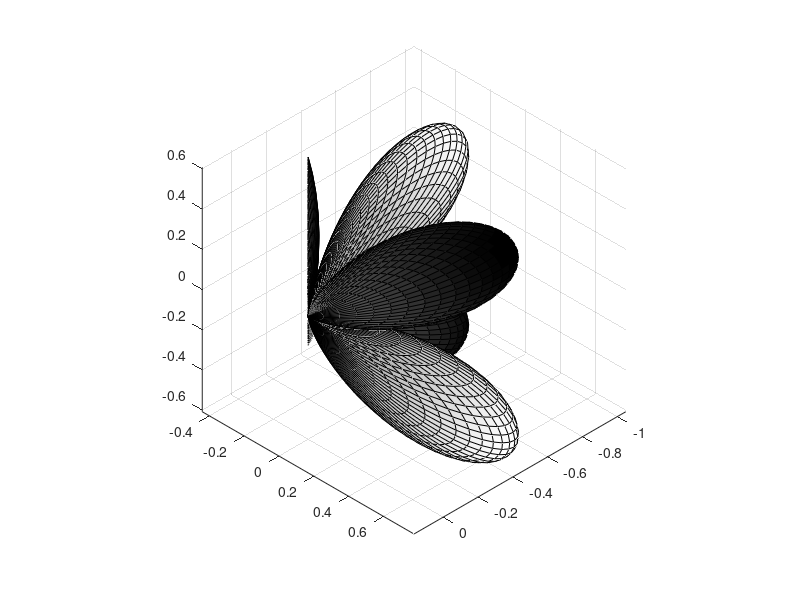

MATLAB code to generate this figure: (Note: this script raises an error after producing the figure.)
function [] = meshgen

	numt15=8; nump15=8;

	rho_ref=0.0; rho_scale=1.0;
	% ex1 real
	fid = fopen('tex/ex1a-04-03-real.tex','w');
		generate_tikz_stub(fid, 4,3,0, 180,   0, 225,  90, rho_ref,rho_scale, 0,0,0, numt15, nump15);
		generate_tikz_stub(fid, 4,3,0, 180,   0, 225, 360, rho_ref,rho_scale, 0,0,0, numt15, nump15);
	fclose(fid);
	fid = fopen('tex/ex1b-04-03-real.tex','w');
		generate_tikz_stub(fid, 4,3,0, 180,  90,   0,  30, rho_ref,rho_scale, 0,0,0, numt15, nump15);
		generate_tikz_stub(fid, 4,3,0,  90,   0,   0,  30, rho_ref,rho_scale, 0,0,0, numt15, nump15);
		generate_tikz_stub(fid, 4,3,0, 180,  90,  90,  30, rho_ref,rho_scale, 0,0,0, numt15, nump15);
		generate_tikz_stub(fid, 4,3,0,  90,   0,  90,  30, rho_ref,rho_scale, 0,0,0, numt15, nump15);
	fclose(fid);
	% ex1 imag
	fid = fopen('tex/ex1a-04-03-imag.tex','w');
		generate_tikz_stub(fid, 4,3,1, 180,0, 225,  90, rho_ref,rho_scale, 0,0,0, numt15, nump15);
		generate_tikz_stub(fid, 4,3,1, 180,0, 225, 360, rho_ref,rho_scale, 0,0,0, numt15, nump15);
	fclose(fid);
	fid = fopen('tex/ex1b-04-03-imag.tex','w');
		generate_tikz_stub(fid, 4,3,1, 180,  90,  90,  60, rho_ref,rho_scale, 0,0,0, numt15, nump15);
		generate_tikz_stub(fid, 4,3,1,  90,   0,  90,  60, rho_ref,rho_scale, 0,0,0, numt15, nump15);
		generate_tikz_stub(fid, 4,3,1, 180,  90,   0,  60, rho_ref,rho_scale, 0,0,0, numt15, nump15);
		generate_tikz_stub(fid, 4,3,1,  90,   0,   0,  60, rho_ref,rho_scale, 0,0,0, numt15, nump15);
	fclose(fid);
return;
	rho_ref=1.00; rho_scale=0.25;
	% ex2 real
	fid = fopen('tex/ex2a-04-03-real.tex','w');
		generate_tikz_stub(fid, 4,3,0, 180,0, 225,  90, rho_ref,rho_scale, 0,0,0, numt15, nump15);
		generate_tikz_stub(fid, 4,3,0, 180,0, 225, 360, rho_ref,rho_scale, 0,0,0, numt15, nump15);
	fclose(fid);
	fid = fopen('tex/ex2b-04-03-real.tex','w');
		generate_tikz_stub(fid, 4,3,0, 180,  90,   0,  30, rho_ref,rho_scale, 0,0,0, numt15, nump15);
		generate_tikz_stub(fid, 4,3,0,  90,   0,   0,  30, rho_ref,rho_scale, 0,0,0, numt15, nump15);
		generate_tikz_stub(fid, 4,3,0, 180,  90,  90,  30, rho_ref,rho_scale, 0,0,0, numt15, nump15);
		generate_tikz_stub(fid, 4,3,0,  90,   0,  90,  30, rho_ref,rho_scale, 0,0,0, numt15, nump15);
	fclose(fid);
	% ex2 imag
	fid = fopen('tex/ex2a-04-03-imag.tex','w');
		generate_tikz_stub(fid, 4,3,1, 180,0, 225,  90, rho_ref,rho_scale, 0,0,0, numt15, nump15);
		generate_tikz_stub(fid, 4,3,1, 180,0, 225, 360, rho_ref,rho_scale, 0,0,0, numt15, nump15);
	fclose(fid);
	fid = fopen('tex/ex2b-04-03-imag.tex','w');
		generate_tikz_stub(fid, 4,3,1, 180,0,  90,  60, rho_ref,rho_scale, 0,0,0, numt15, nump15);
		generate_tikz_stub(fid, 4,3,1, 180,0,   0,  60, rho_ref,rho_scale, 0,0,0, numt15, nump15);
	fclose(fid);

	rho_ref=1.0; rho_scale=0.0;
	% ex3 real
	fid = fopen('tex/ex3a-04-03-real.tex','w');
		generate_tikz_stub(fid, 4,3,0, 180,0, 225,  90, rho_ref,rho_scale, 0,0,0, numt15, nump15);
		generate_tikz_stub(fid, 4,3,0, 180,0, 225, 360, rho_ref,rho_scale, 0,0,0, numt15, nump15);
	fclose(fid);
	fid = fopen('tex/ex3b-04-03-real.tex','w');
		generate_tikz_stub(fid, 4,3,0, 180,0,   0,  30, rho_ref,rho_scale, 0,0,0, numt15, nump15);
		generate_tikz_stub(fid, 4,3,0, 180,0,  90,  30, rho_ref,rho_scale, 0,0,0, numt15, nump15);
	fclose(fid);
	% ex3 imag
	fid = fopen('tex/ex3a-04-03-imag.tex','w');
		generate_tikz_stub(fid, 4,3,1, 180,0, 225,  90, rho_ref,rho_scale, 0,0,0, numt15, nump15);
		generate_tikz_stub(fid, 4,3,1, 180,0, 225, 360, rho_ref,rho_scale, 0,0,0, numt15, nump15);
	fclose(fid);
	fid = fopen('tex/ex3b-04-03-imag.tex','w');
		generate_tikz_stub(fid, 4,3,1, 180,0,  90,  60, rho_ref,rho_scale, 0,0,0, numt15, nump15);
		generate_tikz_stub(fid, 4,3,1, 180,0,   0,  60, rho_ref,rho_scale, 0,0,0, numt15, nump15);
	fclose(fid);
 
	numt15=8; nump15=8;
	rho_ref=0.0; rho_scale=1.0;
	% ex4 real
	fid = fopen('tex/ex4a-11-07-real.tex','w');
		 generate_tikz_stub(fid, 11,7,0, 180,0, 225,  90, rho_ref,rho_scale, 0,0,0, numt15, nump15);
		 generate_tikz_stub(fid, 11,7,0, 180,0, 225, 360, rho_ref,rho_scale, 0,0,0, numt15, nump15);
	fclose(fid);
	fid = fopen('tex/ex4b-11-07-real.tex','w');
		 generate_tikz_stub(fid, 11,7,0, 180,0,  90,  45, rho_ref,rho_scale, 0,0,0, numt15, nump15);
		 generate_tikz_stub(fid, 11,7,0, 180,0, 360, 405, rho_ref,rho_scale, 0,0,0, numt15, nump15);
	fclose(fid);
	 % ex4 imag
	fid = fopen('tex/ex4a-11-07-imag.tex','w');
		 generate_tikz_stub(fid, 11,7,1, 180,0, 225,  90, rho_ref,rho_scale, 0,0,0, numt15, nump15);
		 generate_tikz_stub(fid, 11,7,1, 180,0, 225, 360, rho_ref,rho_scale, 0,0,0, numt15, nump15);
	fclose(fid);
	fid = fopen('tex/ex4b-11-07-imag.tex','w');
		 generate_tikz_stub(fid, 11,7,1, 180,0,  90,  45, rho_ref,rho_scale, 0,0,0, numt15, nump15);
		 generate_tikz_stub(fid, 11,7,1, 180,0, 360, 405, rho_ref,rho_scale, 0,0,0, numt15, nump15);
	fclose(fid);
 
	numt15=8; nump15=8;
	rho_ref=1.00; rho_scale=0.25;
	% ex5 real
	fid = fopen('tex/ex5a-11-07-real.tex','w');
		 generate_tikz_stub(fid, 11,7,0, 180,0, 225,  90, rho_ref,rho_scale, 0,0,0, numt15, nump15);
		 generate_tikz_stub(fid, 11,7,0, 180,0, 225, 360, rho_ref,rho_scale, 0,0,0, numt15, nump15);
	fclose(fid);
	fid = fopen('tex/ex5b-11-07-real.tex','w');
		 generate_tikz_stub(fid, 11,7,0, 180,0,  90,  45, rho_ref,rho_scale, 0,0,0, numt15, nump15);
		 generate_tikz_stub(fid, 11,7,0, 180,0, 360, 405, rho_ref,rho_scale, 0,0,0, numt15, nump15);
	fclose(fid);
	 % ex5 imag
	fid = fopen('tex/ex5a-11-07-imag.tex','w');
		 generate_tikz_stub(fid, 11,7,1, 180,0, 225,  90, rho_ref,rho_scale, 0,0,0, numt15, nump15);
		 generate_tikz_stub(fid, 11,7,1, 180,0, 225, 360, rho_ref,rho_scale, 0,0,0, numt15, nump15);
	fclose(fid);
	fid = fopen('tex/ex5b-11-07-imag.tex','w');
		 generate_tikz_stub(fid, 11,7,1, 180,0,  90,  45, rho_ref,rho_scale, 0,0,0, numt15, nump15);
		 generate_tikz_stub(fid, 11,7,1, 180,0, 360, 405, rho_ref,rho_scale, 0,0,0, numt15, nump15);
	fclose(fid);

	rho_ref=1.0; rho_scale=0.0;
	% ex6 real
	fid = fopen('tex/ex6a-11-07-real.tex','w');
		 generate_tikz_stub(fid, 11,7,0, 180,0, 225,  90, rho_ref,rho_scale, 0,0,0, numt15, nump15);
		 generate_tikz_stub(fid, 11,7,0, 180,0, 225, 360, rho_ref,rho_scale, 0,0,0, numt15, nump15);
	fclose(fid);
	fid = fopen('tex/ex6b-11-07-real.tex','w');
		 generate_tikz_stub(fid, 11,7,0, 180,0,  90,  45, rho_ref,rho_scale, 0,0,0, numt15, nump15);
		 generate_tikz_stub(fid, 11,7,0, 180,0, 360, 405, rho_ref,rho_scale, 0,0,0, numt15, nump15);
	fclose(fid);
	 % ex6 imag
	fid = fopen('tex/ex6a-11-07-imag.tex','w');
		 generate_tikz_stub(fid, 11,7,1, 180,0, 225,  90, rho_ref,rho_scale, 0,0,0, numt15, nump15);
		 generate_tikz_stub(fid, 11,7,1, 180,0, 225, 360, rho_ref,rho_scale, 0,0,0, numt15, nump15);
	fclose(fid);
	fid = fopen('tex/ex6b-11-07-imag.tex','w');
		 generate_tikz_stub(fid, 11,7,1, 180,0,  90,  45, rho_ref,rho_scale, 0,0,0, numt15, nump15);
		 generate_tikz_stub(fid, 11,7,1, 180,0, 360, 405, rho_ref,rho_scale, 0,0,0, numt15, nump15);
	fclose(fid);

disp('Done... [meshgen]');beep;
end

function [name] = generate_tikz_stub( fid, degree, order, type, theta1, theta2, phi1, phi2, ...
		rho_ref, rho_scale, alpha, beta, gamma, numt15, nump15 )

	numt = ceil(abs((theta1-theta2)/15))*numt15+1;
	nump = ceil(abs((phi1-phi2)/15))*nump15+1;

	[x,y,z,f,name]= generate_spherical_harmonic( degree, order, type, theta1, theta2, phi1, phi2, ...
			rho_ref, rho_scale, alpha, beta, gamma, numt, nump );

	% plot
	clf;pause(0.2);shg;
	surf(x,y,z,f);
	axis equal;
	view([1 1 1]);
	colormap(gray)
	shg;
	pause(0.2)
		view_direction=[1 1 1];
		light_direction=[0 0.5 0.866];

	[tt,pp]=size(x);
	for i = 1:tt-1
		i2=i+1;
		for j = 1:pp-1
			j2=j+1;
			vec1=[x(i,j), y(i,j), z(i,j)];
			vec2=[x(i2,j), y(i2,j), z(i2,j)];
			vec3=[x(i2,j2), y(i2,j2), z(i2,j2)];
			vec4=[x(i,j2), y(i,j2), z(i,j2)];
			normal=cross(vec2-vec1+vec3-vec4,vec3-vec2+vec4-vec1);
			normal=normal/norm(normal);
				visible=dot(view_direction,normal); %visible=-1;
			if ((theta1-theta2)*(phi1-phi2)<0)
				visible=visible*-1;
			end
			if (visible<=0)
					f_ave=(f(i,j)+f(i2,j)+f(i,j2)+f(i2,j2))/4.0;
					ph=dot(light_direction,normal);
					ph=ph^4; %ph=0;
					intensity=max(0.0,min(1.0,((1+f_ave)/2)^2+0.8*ph));
					mdepth=round(100*(1-intensity)); % intensity 1 maps to 0 and intensity 0 maps to 100
					mdepthline=round(min(100,15+1*mdepth));
					fprintf(fid, '\\filldraw [fill=black!%d,draw=black!%d] ', mdepth, mdepthline);
%				f_ave=(f(i,j)+f(i2,j)+f(i,j2)+f(i2,j2))/4.0;
%				ph=0;%ph=max(dot([ 0 1/sqrt(2) 1/sqrt(2)],normal),0.5)-0.5;
%				depth=max(0,round(25*(1-f_ave)-ph));%50
%				depthline=round(min(100,25+2*depth));
%				fprintf(fid, '\\filldraw [fill=black!%d,draw=black!%d] ', depth, depthline);
				fprintf(fid, '(%7.4f,%7.4f,%7.4f)--(%7.4f,%7.4f,%7.4f)--(%7.4f,%7.4f,%7.4f)--(%7.4f,%7.4f,%7.4f)--cycle;\n', ...
					x(i,j), y(i,j), z(i,j), ...
					x(i2,j), y(i2,j), z(i2,j), ...
					x(i2,j2), y(i2,j2), z(i2,j2), ...
					x(i,j2), y(i,j2), z(i,j2) );
			end
		end
	end
end

function [x,y,z,yyhat,name]= generate_spherical_harmonic( degree, order, type, ...
	theta1, theta2, phi1, phi2, rho_ref, rho_scale, alpha, beta, gamma, numt, nump )
%   degree - non-negative integer
%   order - non-negative integer between 0 and degree (these are real spherical harmonics
%	type - 0 means the cos type or real type, 1 means the sin type or image type
%   theta1/theta2 start/end theta of patch (theta2<theta1 is permitted)
%   phi1/phi2 start/end phi of patch (phi2<phi1 is permitted)
%	rho_ref - radius of reference sphere; try 0.0 or 1.0
%	rho_scale - multiplier for normalised (max(abs())=1) spherical harmonic; try 1.25 or 0.25
%	alpha - third rotation in radians about z-axis
%	beta - second rotation in radians about y-axis
%	gamma - first rotation in radians about z-axis
%   numt - grid size theta
%   nump - grid size phi
%
	% Map degree and order to valid ranges
	degree=abs(degree);
	order=min(abs(order),degree);

	% Create the grid
	theta3=linspace(theta1*pi/180,theta2*pi/180,numt);
	phi3=linspace(phi1*pi/180,phi2*pi/180,nump);
	[theta,phi]=meshgrid(theta3,phi3);
	
	% Calculate the bank of Legendre functions
	%Ylm=legendre(degree,cos(theta(:,1)));
	Ylm=legendre(degree,cos(theta3));
	if degree==0
		Ylm=Ylm'; % thanks a lot matlab
	end
	
	% pull out the associated Legendre function
	Ylm=Ylm(order+1,:); %row
	yy=kron(ones(size(phi3')),Ylm); % repeat row

	% construct the SH
	if type==0 % real part
		yy=yy.*cos(order*phi);
	elseif type==1 % imag part
		yy=yy.*sin(order*phi);
	end

	% normalize SH so that it has values in range [-1,+1]
	yymax=max(max(abs(yy)));
	if yymax==0 % zero function
		yyhat=zeros(size(yy));
	else
		yyhat=yy/yymax;
	end
	% map the SH value to the height value
	rho_scale=max(rho_scale,0.005); % not too small
	rhoabs=abs(rho_ref+rho_scale*yyhat);

	% Apply spherical coordinate equations
	x=rhoabs.*sin(theta).*cos(phi);
	y=rhoabs.*sin(theta).*sin(phi);
	z=rhoabs.*cos(theta);

	% rotate the mesh according to zyz Euler rotation
	R=RZRYRZdeg(alpha,beta,gamma);
	Rxyz=R*[x(:) y(:) z(:)]';
	x(:)=Rxyz(1,:)';
	y(:)=Rxyz(2,:)';
	z(:)=Rxyz(3,:)';

	if type==0
		name=sprintf('%02u-%02u-real',degree, order);
	else
		name=sprintf('%02u-%02u-imag',degree, order);
	end
end

function [ R ] = RZRYRZdeg( alpha, beta, gamma )
%RZRYRZ Generates the 3x3 matrix corresponding the the Euler angles
%   arguments in deg
	alpha=alpha*pi/180;
	beta=beta*pi/180;
	gamma=gamma*pi/180;
	Rz1=[cos(gamma) -sin(gamma) 0; sin(gamma) cos(gamma) 0; 0 0 1];
	Ry=[cos(beta) 0 sin(beta); 0 1 0; -sin(beta) 0 cos(beta)];
	Rz2=[cos(alpha) -sin(alpha) 0; sin(alpha) cos(alpha) 0; 0 0 1];
	R=Rz2*Ry*Rz1;
end
